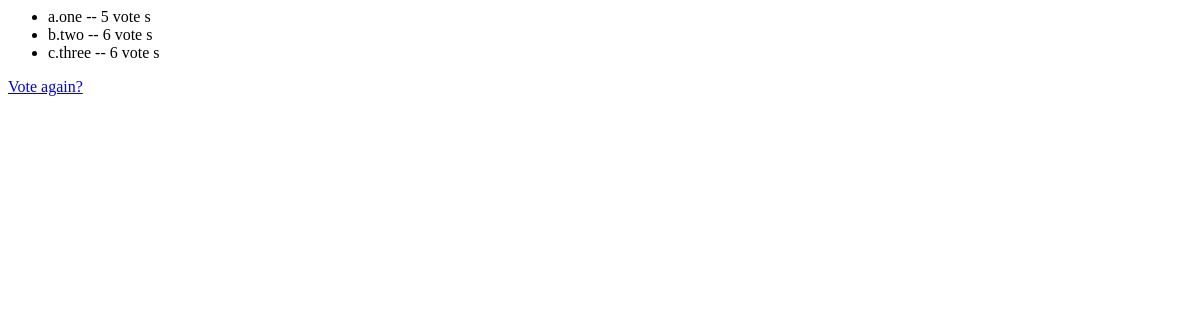
/polls/1/results/, run on an earlier commit of the app's database.
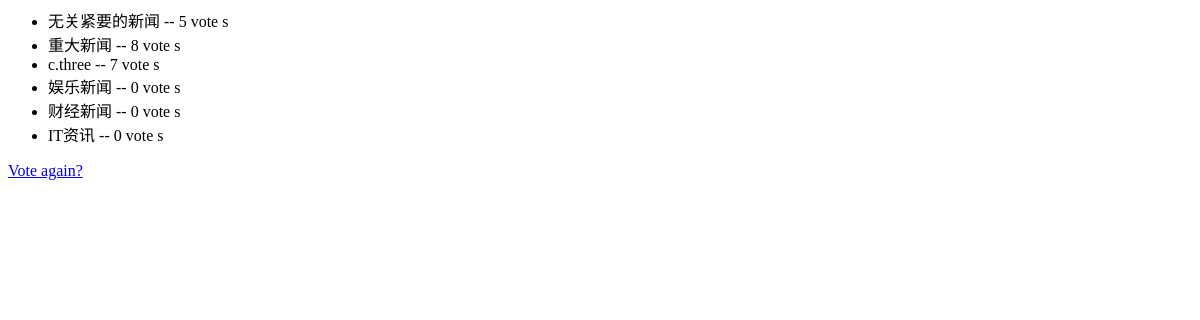
And on a later commit of the database.
### polls/models.py (models this page shows, shortened)
class Choice(models.Model):
    question = models.ForeignKey(Question, on_delete=models.CASCADE)
    choice_text = models.CharField(max_length=200)
    votes = models.IntegerField(default=0)

### polls/views.py (the view)
# urls.py: path('<int:pk>/results/', views.ResultsView.as_view(), name='results'),
class ResultsView(generic.DetailView):
    model = Question
    template_name = 'polls/results.html'
    def get_queryset(self):
        return Question.objects.filter(pub_date__lte=timezone.now())

### polls/templates/polls/results.html (shortened to what this page needs)
<ul>
    {% for choice in question.choice_set.all %}
    <li>{{ choice.choice_text }} -- {{ choice.votes }} vote {{ choice.votes|pluralize }}</li>
    {% endfor %}
</ul>
<a href="{% url 'polls:detail' question.id %}"> Vote again?</a>

What changed in the data, as far as the page shows it:
changed Choice: choice_text "a.one" → "无关紧要的新闻"
changed Choice: choice_text "b.two" → "重大新闻"; votes "6" → "8"
changed Choice "c.three": votes "6" → "7"
added Choice: choice_text "娱乐新闻", votes "0"
added Choice: choice_text "财经新闻", votes "0"
added Choice: choice_text "IT资讯", votes "0"
